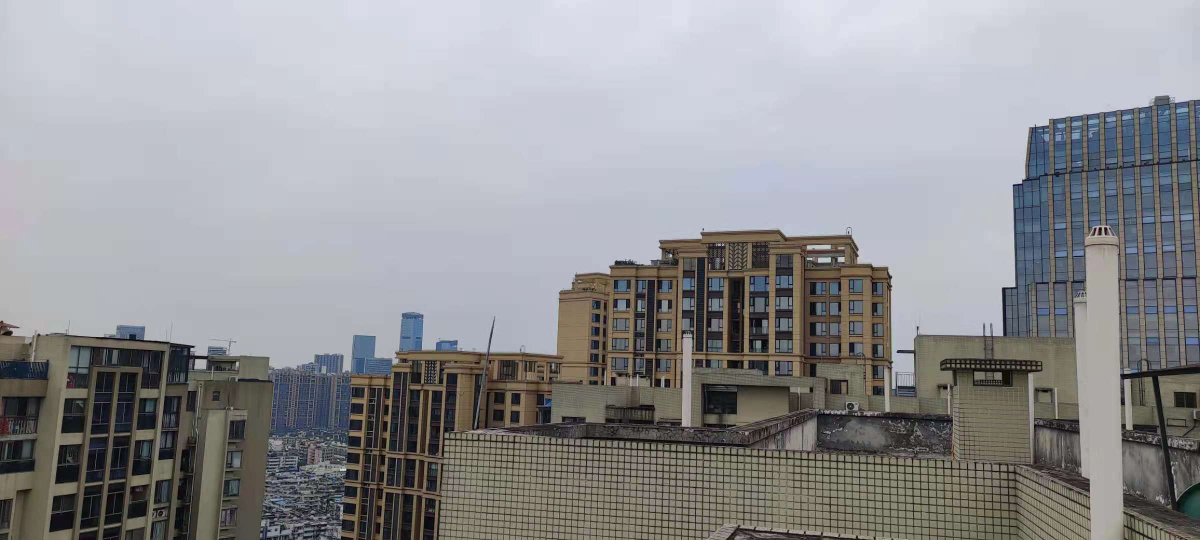
//> input picture OpenCV_image_merging/OpenCV_image_merging/images/8.jpg, 2400 x 1080 px (shown at 1/2 size)
$ ./OpenCV_image_merging   (built with g++ and OpenCV 4)
//> lines starting //> are read from the running program, lines starting //| are printed output that depends on the picture
//https://www.cnblogs.com/skyfsm/p/7411961.html


#include "opencv2/highgui/highgui.hpp"
#include "opencv2/nonfree/nonfree.hpp"
#include "opencv2/legacy/legacy.hpp"
#include <iostream>

using namespace cv;
using namespace std;

void OptimizeSeam(Mat& img1, Mat& trans, Mat& dst);

typedef struct
{
    Point2f left_top;
    Point2f left_bottom;
    Point2f right_top;
    Point2f right_bottom;
}four_corners_t;

four_corners_t corners;

// [45 lines left out: function CalcCorners, not called in this run]
int main(int argc, char *argv[])
{
    Mat image01 = imread(".\\images\\8.jpg", 1);    //右图
//> image01 is the input picture: 1080 rows x 2400 cols, CV_8UC3; mean B, G, R 149.6, 146.6, 146.2
    Mat image02 = imread(".\\images\\7.jpg", 1);    //左图
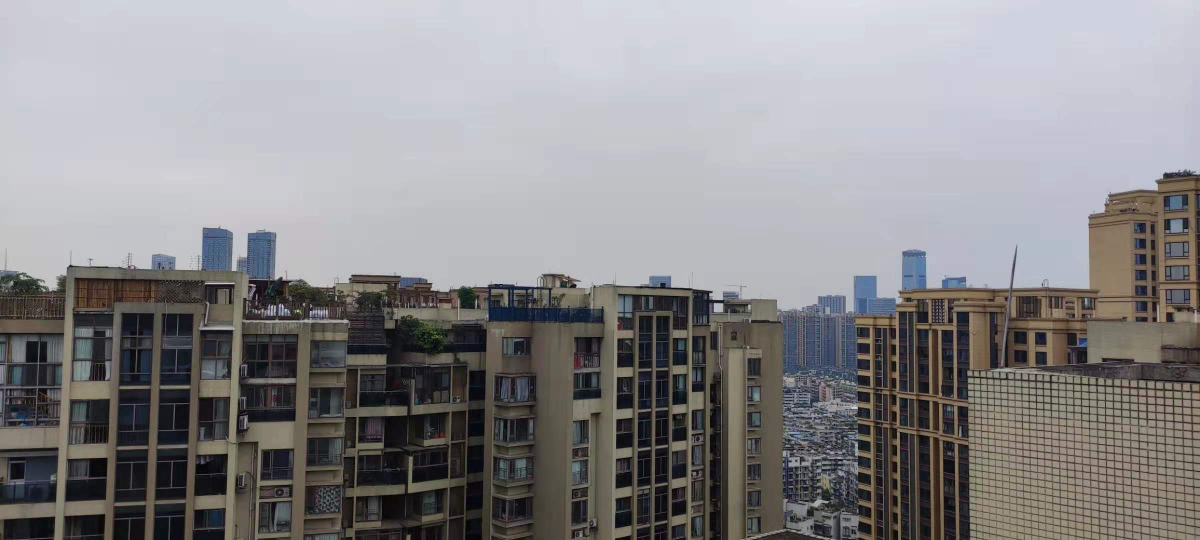
//> input picture OpenCV_image_merging/OpenCV_image_merging/images/7.jpg, 2400 x 1080 px (shown at 1/2 size)
//> image02 is the input picture: 1080 rows x 2400 cols, CV_8UC3; mean B, G, R 140.1, 137.6, 139.3
    if (image01.empty())
    {
        std::cout << "Could not read the image01: " << "1.jpg" << std::endl;
        return 1;
    }
    if (image02.empty())
    {
        std::cout << "Could not read the image02: " << "2.jpg" << std::endl;
        return 1;
    }

    // [6 lines of commented-out code are left out]
    Mat image1, image2;
    cvtColor(image01, image1, CV_RGB2GRAY);
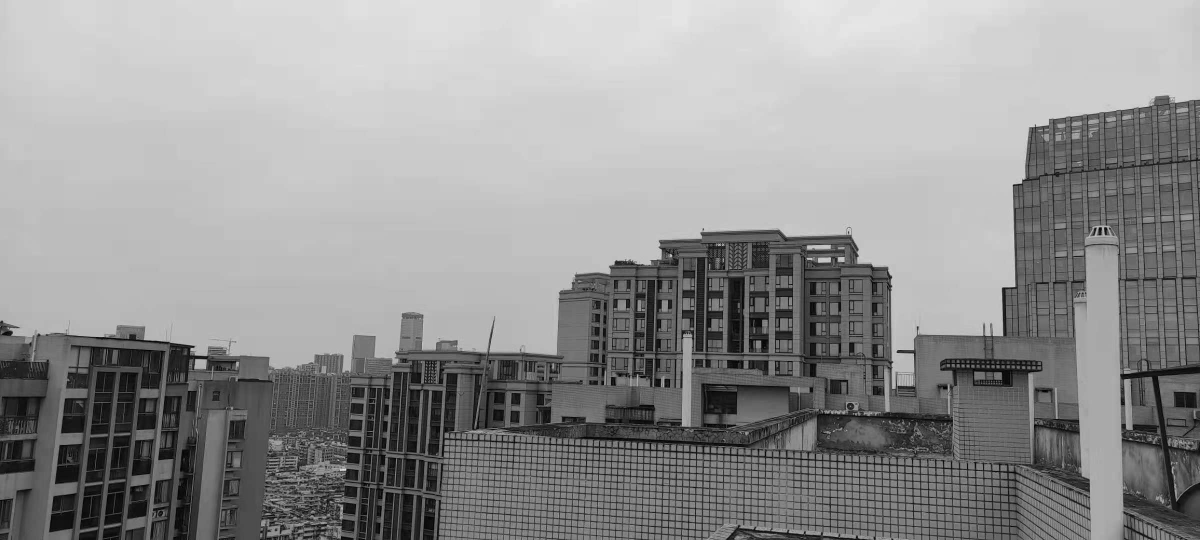
//> image1: 1080 rows x 2400 cols, CV_8UC1 (shown at 1/2 size); min 0, max 241, mean 147.4
    cvtColor(image02, image2, CV_RGB2GRAY);
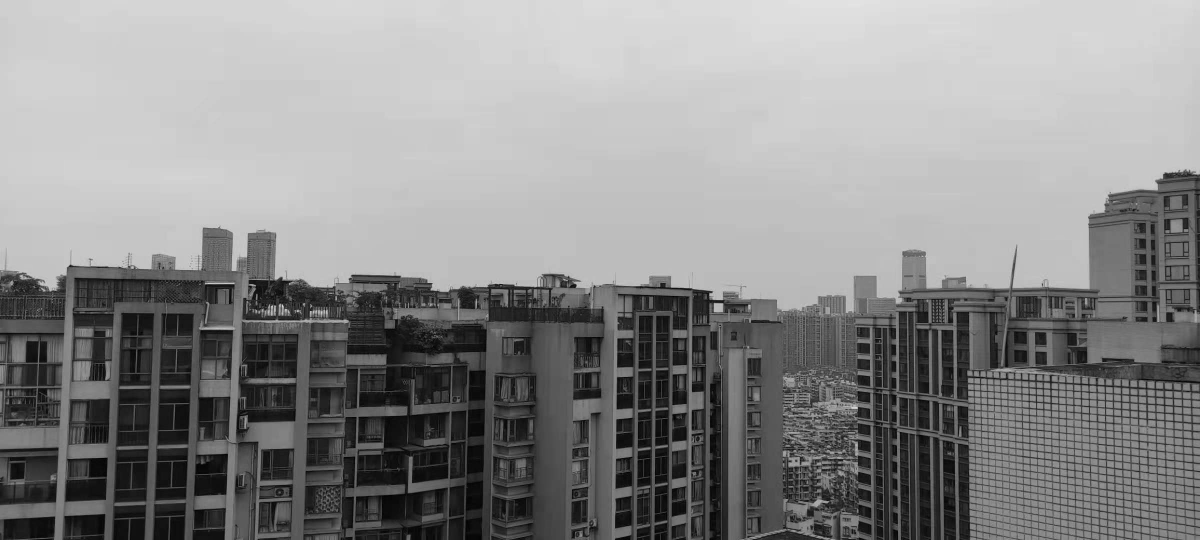
//> image2: 1080 rows x 2400 cols, CV_8UC1 (shown at 1/2 size); min 0, max 231, mean 138.5


    //提取特征点
//> (the run ends here: the program needs code that is not available in this run, at `SurfFeatureDetector Detector(2000);`)
